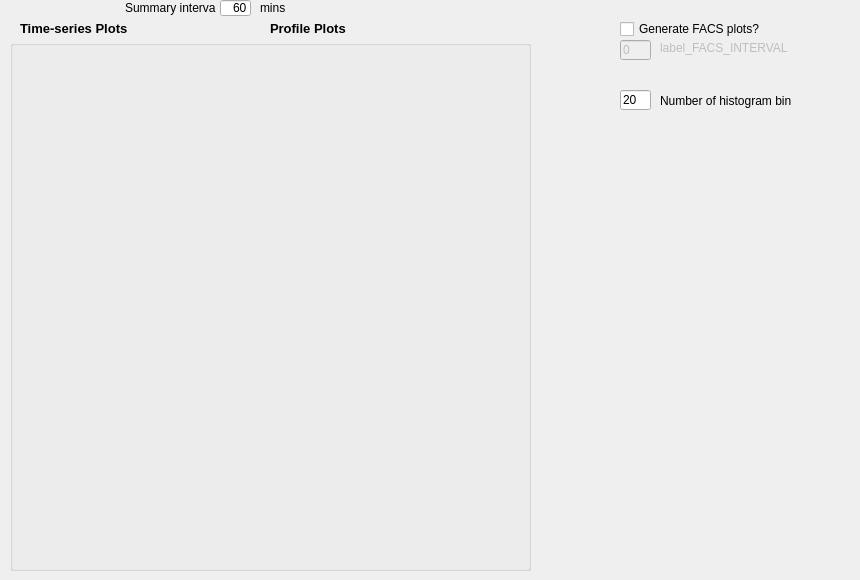
          <widget class="QWidget" name="tab_graphs">
           <attribute name="title">
            <string>Graphs</string>
           </attribute>
           <widget class="QGroupBox" name="groupBox_graphselect">
            <property name="geometry">
             <rect>
              <x>10</x>
              <y>40</y>
              <width>521</width>
              <height>531</height>
             </rect>
            </property>
            <property name="title">
             <string/>
            </property>
           </widget>
           <widget class="QLabel" name="label_timeseries">
            <property name="geometry">
             <rect>
              <x>20</x>
              <y>20</y>
              <width>161</width>
              <height>16</height>
             </rect>
            </property>
            <property name="font">
             <font>
              <pointsize>10</pointsize>
              <weight>75</weight>
              <bold>true</bold>
             </font>
            </property>
            <property name="text">
             <string>Time-series Plots</string>
            </property>
           </widget>
           <widget class="QLabel" name="label_profile">
            <property name="geometry">
             <rect>
              <x>270</x>
              <y>20</y>
              <width>111</width>
              <height>16</height>
             </rect>
            </property>
            <property name="font">
             <font>
              <pointsize>10</pointsize>
              <weight>75</weight>
              <bold>true</bold>
             </font>
            </property>
            <property name="text">
             <string>Profile Plots</string>
            </property>
           </widget>
           <widget class="QMyCheckBox" name="checkBox_FACS_PLOT">
            <property name="geometry">
             <rect>
              <x>620</x>
              <y>20</y>
              <width>151</width>
              <height>18</height>
             </rect>
            </property>
            <property name="text">
             <string>Generate FACS plots?</string>
            </property>
           </widget>
           <widget class="QLineEdit" name="line_FACS_INTERVAL">
            <property name="enabled">
             <bool>false</bool>
            </property>
            <property name="geometry">
             <rect>
              <x>620</x>
              <y>40</y>
              <width>31</width>
              <height>20</height>
             </rect>
            </property>
            <property name="text">
             <string>0</string>
            </property>
           </widget>
           <widget class="QLabel" name="label_FACS_INTERVAL">
            <property name="enabled">
             <bool>false</bool>
            </property>
            <property name="geometry">
             <rect>
              <x>660</x>
              <y>40</y>
              <width>191</width>
              <height>16</height>
             </rect>
            </property>
            <property name="text">
             <string>label_FACS_INTERVAL</string>
            </property>
           </widget>
           <widget class="QLineEdit" name="lineEdit_summary_interval">
            <property name="geometry">
             <rect>
              <x>220</x>
              <y>0</y>
              <width>31</width>
              <height>16</height>
             </rect>
            </property>
            <property name="text">
             <string>60</string>
            </property>
            <property name="alignment">
             <set>Qt::AlignRight|Qt::AlignTrailing|Qt::AlignVCenter</set>
            </property>
           </widget>
           <widget class="QLabel" name="label_mins">
            <property name="geometry">
             <rect>
              <x>260</x>
              <y>0</y>
              <width>41</width>
              <height>16</height>
             </rect>
            </property>
            <property name="text">
             <string>mins</string>
            </property>
           </widget>
           <widget class="QLabel" name="label_summary_interval">
            <property name="geometry">
             <rect>
              <x>125</x>
              <y>0</y>
              <width>91</width>
              <height>16</height>
             </rect>
            </property>
            <property name="text">
             <string>Summary interval:</string>
            </property>
           </widget>
           <widget class="QLineEdit" name="lineEdit_nhistobins">
            <property name="geometry">
             <rect>
              <x>620</x>
              <y>90</y>
              <width>31</width>
              <height>20</height>
             </rect>
            </property>
            <property name="text">
             <string>20</string>
            </property>
           </widget>
           <widget class="QLabel" name="alabel_nhistobins">
            <property name="geometry">
             <rect>
              <x>660</x>
              <y>90</y>
              <width>131</width>
              <height>21</height>
             </rect>
            </property>
            <property name="text">
             <string>Number of histogram bins</string>
            </property>
           </widget>
          </widget>
